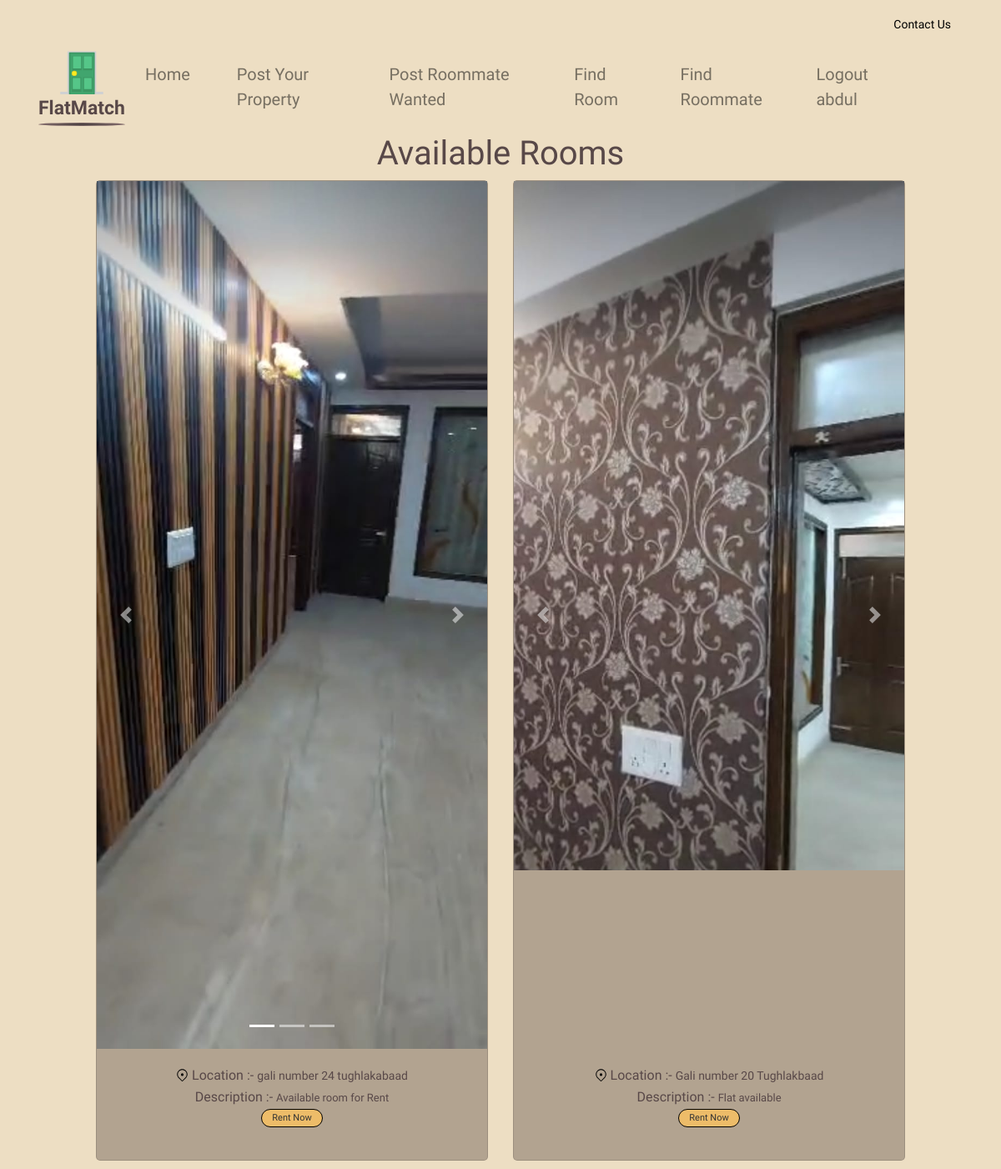
The app's page /room?id=all (signed in) with its own data.
### tables this page shows
CREATE TABLE Room (
                 id INTEGER PRIMARY KEY,
                 address TEXT,
                 description TEXT,
                 latitude REAL,
                 longitude REAL,
                images TEXT
                 );

### app.py (the view, shortened to what this page needs)
@app.route('/room', methods=['GET', 'POST'])
def get_rooms():
    conn = sqlite3.connect('dummy.db')
    c = conn.cursor()
    room_id = request.args.get('id')
    print(room_id)
    if 'username' in session:
        username = session['username']
        print("username=",username)
        if room_id == 'all':
            c.execute("SELECT * FROM Room")
            rooms = c.fetchall()
            print(rooms)
            room_data = []
            for room in rooms:
                images = room[5].split(', ') if room[5] else []
                room_data.append({'room': room, 'images': images})
            return render_template('room.html', room_data=room_data, username=username)
    else:
        flash('You Need to login First,and Please try again.', 'error')
        return redirect(url_for('login'))

### templates/room.html (shortened to what this page needs)
{% extends "base.html" %}
{% block content %}
<h1 class="text-center">Available Rooms</h1>
<div class="row">
    {% for data in room_data %}
    <div class="col-md-5" style="margin-bottom: 10px;">
        <div class="card" style="text-align: center; border-radius: 5px; background-color: var(--color-darkgray);">
            <div id="demo{{ data['room'][0] }}" class="carousel slide" data-ride="carousel">
                <ul class="carousel-indicators">
                    {% for image in data['images'] %}
                    <li data-target="#demo{{ data['room'][0] }}" data-slide-to="{{ loop.index0 }}" {% if loop.first %}class="active"{% endif %}></li>
                    {% endfor %}
                </ul>
                <div class="carousel-inner">
                    {% for image in data['images'] %}
                    <div class="carousel-item {% if loop.first %}active{% endif %}">
                        <img src="{{ url_for('static', filename='uploads/' + image) }}" alt="Image" width="1100" height="500">
                    </div>
                    {% endfor %}
                </div>
                <a class="carousel-control-prev" href="#demo{{ data['room'][0] }}" data-slide="prev">
                    <span class="carousel-control-prev-icon"></span>
                </a>
                <a class="carousel-control-next" href="#demo{{ data['room'][0] }}" data-slide="next">
                    <span class="carousel-control-next-icon"></span>
                </a>
            </div>
            <div class="card-body">
                <div style="display: block;">
                    <img src="/static/location.svg" style="vertical-align: top; margin-top: 4px; width: 15px;" alt="">
                    <p class="card-text" style="display: inline; vertical-align: top; font-family: var(--font-kodchasan);">Location :- </p>
                    <p class="card-text" style="display: inline-block; max-width: 62%; text-overflow: ellipsis; text-align: left; font-size: 14px; font-family: var(--font-kufam);">{{ data['room'][1] }}</p>
                </div>
                <div style="display: block; margin-top: 2px;">
                    <p class="card-text" style="display: inline; vertical-align: top; font-family: var(--font-kodchasan);">Description :- </p>
                    <p class="card-text" style="display: inline-block; max-width: 65%; text-overflow: ellipsis;text-align: left; font-size: 13px;">{{ data['room'][2] }}</p>
                </div>
                <a href="/room?id={{ data['room'][0] }}" class="btn btn-primary rounded-pill customised-btn" style="font-size: 11px;">Rent Now</a>
            </div>
        </div>
    </div>
    {% endfor %}
</div>
{% endblock %}

### static/style.css (style rules this page uses)
body { font-family: Arial, sans-serif; margin: 0; padding: 0; font-size: var(--font-size-lgi); color: var(--color-dimgray); font-family: var(--font-marko-one); background-color: rgba(228, 205, 165, 0.66); }
:root { --font-marko-one: "Marko One"; --font-kufam: Kufam; --font-kodchasan: Kodchasan; --font-kantumruy: Kantumruy; --font-kadwa: Kadwa; --font-marcellus-sc: "Marcellus SC"; --color-white: #fff; --color-sandybrown: #edbc69; --color-dimgray: #584848; --color-red: #ff1010; --color-gray: rgba(255, 253, 253, 0); --color-darkgray: #b2a390; --color-gainsboro: #d9d9d9; }
.row { justify-content: center; margin-right: 0px; margin-left: 0px; }
.card { flex-wrap: wrap; align-items: normal; }
.card-text:last-child { justify-content: center; display: flex; }
.carousel-inner img { width: 100%; height: 100%; }
.customised-btn { border-radius: 80%; text-align: center; font-family: var(--font-marko-one); background-color: var(--color-sandybrown); padding: 2px 0.75rem; font-size: 15px; color: #333; border-color: #000000; }

### records on screen
Room: address "gali number 24 tughlakabaad", description "Available room for Rent"
Room: address "Gali number 20 Tughlakbaad", description "Flat available"

### other values on screen
{{ username }} "abdul"
